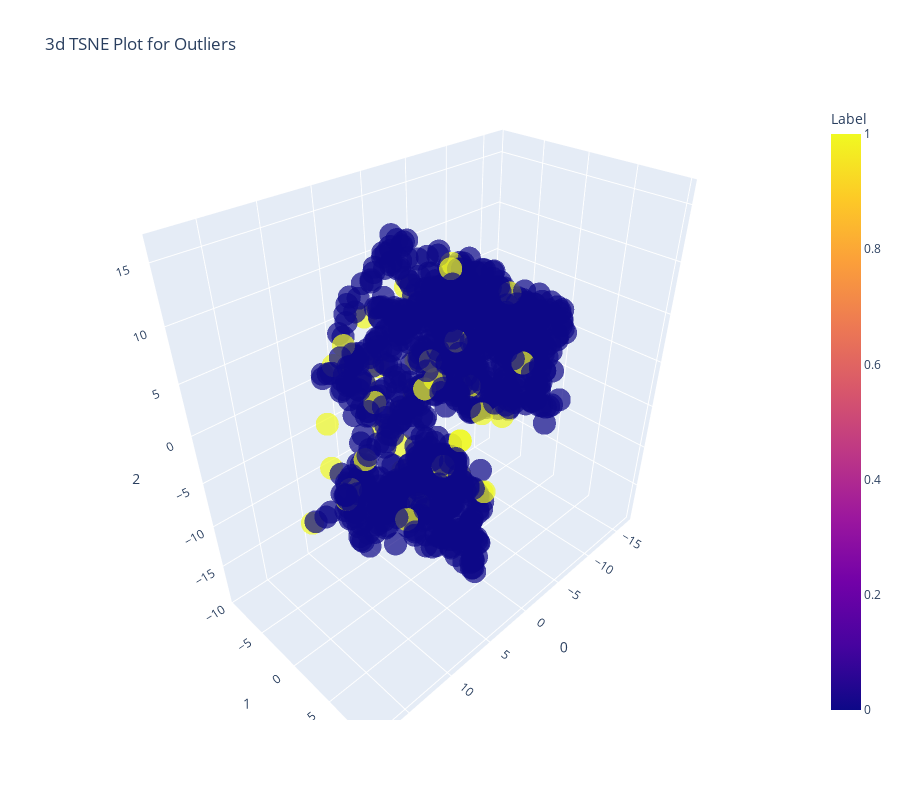

The notebook cell saved with this chart:
### Markdown cell above
# 5. Analyze Model

### Code cell
plot_model(iforest)

### Figure 1 — Plotly figure (JSON) as saved in the notebook; plotly's stock layout.template omitted (floating-point values rounded to 4 significant figures; data arrays with more than 128 entries replaced by an {"elided": "..."} marker saying what was removed)
{"data": [{"customdata": {"elided": "1000x1 float values"}, "hovertemplate": "0=%{x}<br>1=%{y}<br>2=%{z}<br>Feature=%{customdata[0]}<br>Label=%{marker.color}<extra></extra>", "legendgroup": "", "marker": {"color": {"elided": "1000 int values"}, "coloraxis": "coloraxis", "opacity": 0.7, "symbol": "circle"}, "mode": "markers", "name": "", "scene": "scene", "showlegend": false, "type": "scatter3d", "x": {"elided": "1000 float values"}, "y": {"elided": "1000 float values"}, "z": {"elided": "1000 float values"}}], "layout": {"coloraxis": {"colorbar": {"title": {"text": "Label"}}, "colorscale": [[0, "#0d0887"], [0.1111, "#46039f"], [0.2222, "#7201a8"], [0.3333, "#9c179e"], [0.4444, "#bd3786"], [0.5556, "#d8576b"], [0.6667, "#ed7953"], [0.7778, "#fb9f3a"], [0.8889, "#fdca26"], [1, "#f0f921"]]}, "height": 800, "legend": {"tracegroupgap": 0}, "scene": {"domain": {"x": [0, 1], "y": [0, 1]}, "xaxis": {"title": {"text": "0"}}, "yaxis": {"title": {"text": "1"}}, "zaxis": {"title": {"text": "2"}}}, "title": {"text": "3d TSNE Plot for Outliers"}, "width": 900}}
